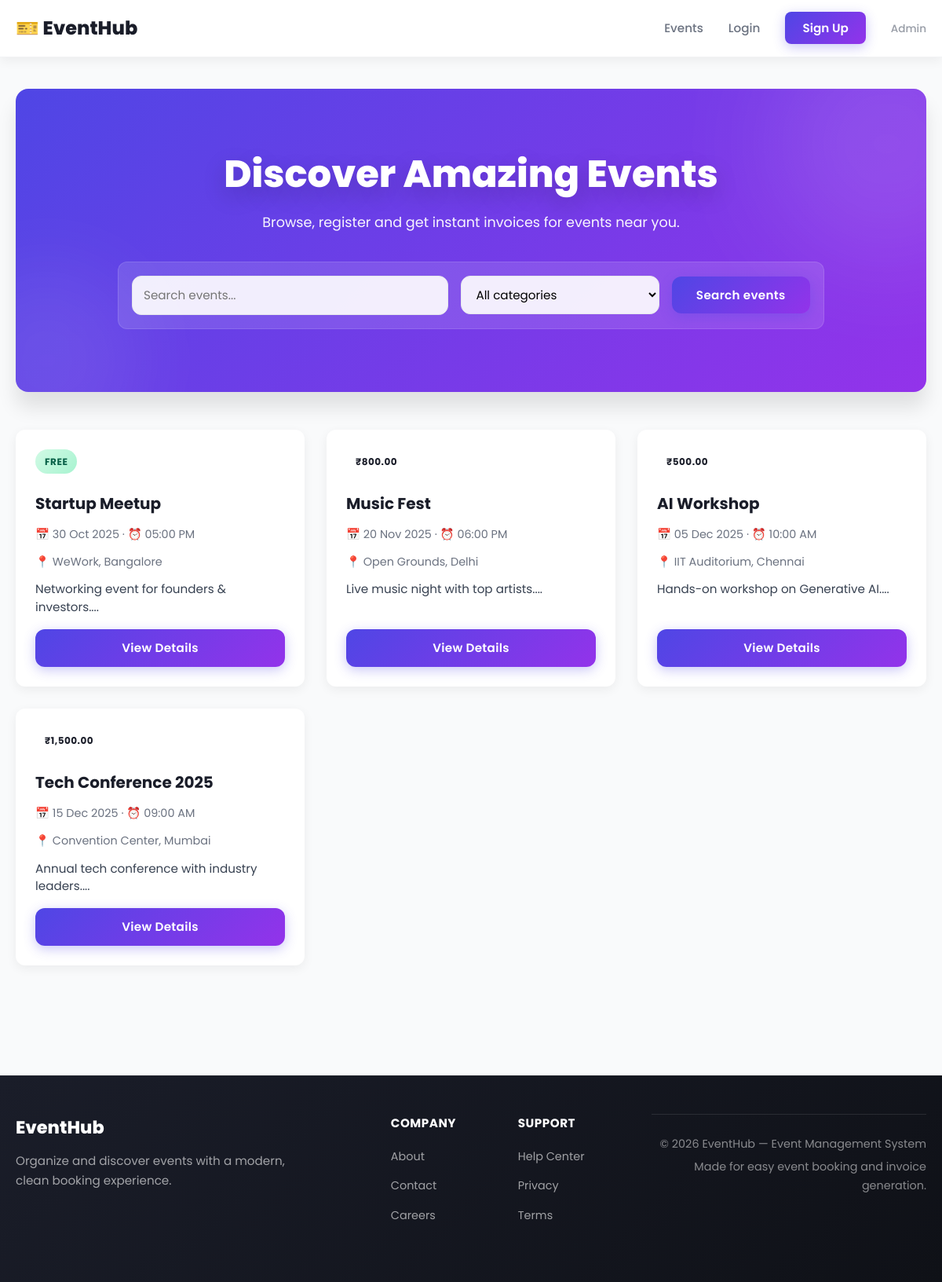
The page / on the database its author committed.
### tables this page shows
CREATE TABLE events (
  id INT AUTO_INCREMENT PRIMARY KEY,
  title VARCHAR(200) NOT NULL,
  description TEXT,
  event_date DATE NOT NULL,
  event_time TIME NOT NULL,
  venue VARCHAR(200) NOT NULL,
  category VARCHAR(80),
  price DECIMAL(10,2) DEFAULT 0.00,
  image VARCHAR(255),
  created_at TIMESTAMP DEFAULT CURRENT_TIMESTAMP
);

### includes/auth.php (called while the page is built, shortened)
<?php
function is_logged_in() { return isset($_SESSION['user_id']); }
function sanitize($v) { return htmlspecialchars(trim($v ?? ''), ENT_QUOTES, 'UTF-8'); }

### index.php (the view, shortened to what this page needs)
<?php
require_once __DIR__ . '/includes/header.php';
$search = $_GET['q'] ?? '';
$sql = "SELECT * FROM events WHERE 1=1";
$sql .= " ORDER BY event_date ASC";
$stmt = $conn->prepare($sql);
$stmt->execute();
$events = $stmt->get_result();
?>
<section class="hero">
  <div class="hero-copy">
    <h1>Discover Amazing Events</h1>
    <p>Browse, register and get instant invoices for events near you.</p>
  </div>
  <div class="hero-search">
    <form class="toolbar hero-toolbar" method="get">
      <input type="text" name="q" placeholder="Search events..." value="<?php echo sanitize($search); ?>">
      <select name="cat">
        <option value="">All categories</option>
      </select>
      <button class="btn btn-primary" type="submit">Search events</button>
    </form>
  </div>
</section>
<div class="grid">
  <?php if ($events->num_rows === 0): ?>
    <p class="subtitle">No events found.</p>
  <?php else: while ($e = $events->fetch_assoc()):
    $past = strtotime($e['event_date']) < strtotime(date('Y-m-d')); ?>
    <article class="card">
      <div class="card-body">
        <span class="badge <?php echo $e['price']==0?'free':''; ?>"><?php echo $e['price']==0?'FREE':'₹'.number_format($e['price'],2); ?></span>
        <h3 style="margin-top:10px"><?php echo sanitize($e['title']); ?></h3>
        <div class="meta">📅 <?php echo date('d M Y', strtotime($e['event_date'])); ?> · ⏰ <?php echo date('h:i A', strtotime($e['event_time'])); ?></div>
        <div class="meta">📍 <?php echo sanitize($e['venue']); ?></div>
        <p class="desc"><?php echo sanitize(substr($e['description'],0,110)); ?>...</p>
        <a href="event.php?id=<?php echo $e['id']; ?>" class="btn btn-primary btn-block"><?php echo $past?'View Details':'Register Now'; ?></a>
      </div>
    </article>
  <?php endwhile; endif; ?>
</div>
<?php require_once __DIR__ . '/includes/footer.php'; ?>

### includes/header.php (shortened to what this page needs)
<?php
require_once __DIR__ . '/auth.php';
?>
<!DOCTYPE html>
<html lang="en">
<head>
<link rel="stylesheet" href="<?php echo BASE_URL; ?>/assets/css/style.css">
</head>
<body>
<nav class="navbar">
  <div class="container nav-inner">
    <a href="<?php echo BASE_URL; ?>/index.php" class="brand">🎫 EventHub</a>
    <ul class="nav-links">
      <li><a href="<?php echo BASE_URL; ?>/index.php">Events</a></li>
      <?php if (is_logged_in()): ?>
        <li><a href="<?php echo BASE_URL; ?>/user/dashboard.php">Dashboard</a></li>
        <li><a href="<?php echo BASE_URL; ?>/logout.php">Logout (<?php echo sanitize($_SESSION['user_name']); ?>)</a></li>
      <?php else: ?>
        <li><a href="<?php echo BASE_URL; ?>/login.php">Login</a></li>
        <li><a href="<?php echo BASE_URL; ?>/register.php" class="btn-nav">Sign Up</a></li>
        <li><a href="<?php echo BASE_URL; ?>/admin/login.php" class="muted">Admin</a></li>
      <?php endif; ?>
    </ul>
  </div>
</nav>
<main class="container main">

### includes/footer.php
</main>
<footer class="footer">
  <div class="container footer-grid">
    <div class="footer-brand">
      <h4>EventHub</h4>
      <p>Organize and discover events with a modern, clean booking experience.</p>
    </div>
    <div class="footer-links">
      <div>
        <h5>Company</h5>
        <ul>
          <li><a href="#">About</a></li>
          <li><a href="#">Contact</a></li>
          <li><a href="#">Careers</a></li>
        </ul>
      </div>
      <div>
        <h5>Support</h5>
        <ul>
          <li><a href="#">Help Center</a></li>
          <li><a href="#">Privacy</a></li>
          <li><a href="#">Terms</a></li>
        </ul>
      </div>
    </div>
    <div class="footer-copy">
      <p>© <?php echo date('Y'); ?> EventHub — Event Management System</p>
      <p>Made for easy event booking and invoice generation.</p>
    </div>
  </div>
</footer>
</body>
</html>

### rows shown on the page
events: price "FREE", title "Startup Meetup", event_date "30 Oct 2025", event_time "05:00 PM", venue "WeWork, Bangalore", description "Networking event for founders & investors.", shows "View Details"
events: price "800.00", title "Music Fest", event_date "20 Nov 2025", event_time "06:00 PM", venue "Open Grounds, Delhi", description "Live music night with top artists.", shows "View Details"
events: price "500.00", title "AI Workshop", event_date "05 Dec 2025", event_time "10:00 AM", venue "IIT Auditorium, Chennai", description "Hands-on workshop on Generative AI.", shows "View Details"
events: price "1,500.00", title "Tech Conference 2025", event_date "15 Dec 2025", event_time "09:00 AM", venue "Convention Center, Mumbai", description "Annual tech conference with industry leaders.", shows "View Details"
